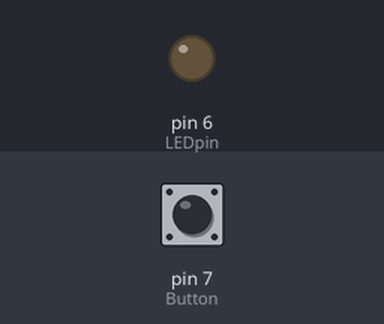
Simulated run of this sketch. Board: Arduino Uno, built with avr-gcc and run on an emulated ATmega328P. On the bench: output pins drawn as LEDs (lit = HIGH). The test bench sets the inputs (shaded band); at power-on: pin 7 (Button) LOW.

Above: at 1.2 s.
1.3 s: pin 7 (Button) pulled HIGH for 0.15 s
At 1.37 s:
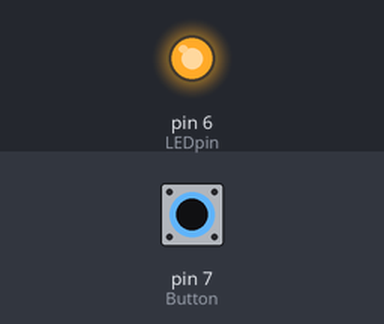
2.9 s: pin 7 (Button) pulled HIGH for 3.2 s
At 6.9 s:
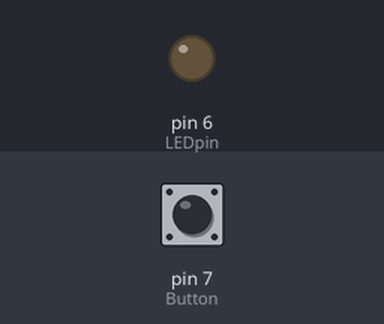
Timing chart, 0 to 8.4 s (numbered marks = the images above; inputs shaded):
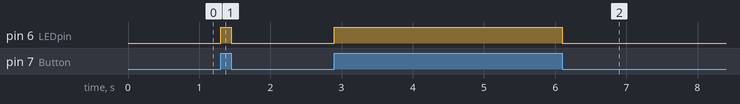

Measured:
- after the input at 1.3 s, pin 6 (LEDpin): LOW → HIGH at once, → LOW 0.15 s later
- after the input at 2.9 s, pin 6 (LEDpin): LOW → HIGH at once, → LOW 3.2 s later

The sketch:

pushbutton.ino
```cpp
#define LEDpin 6
#define Button 7
int ButtonState = 0;

void setup(){
 pinMode(LEDpin, OUTPUT);
 pinMode(Button, INPUT);
}

void loop(){

  ButtonState=digitalRead(Button);

  if(ButtonState==1){

    digitalWrite(LEDpin, HIGH);
  }
  else{

    digitalWrite(LEDpin, LOW);
  }

}
```
